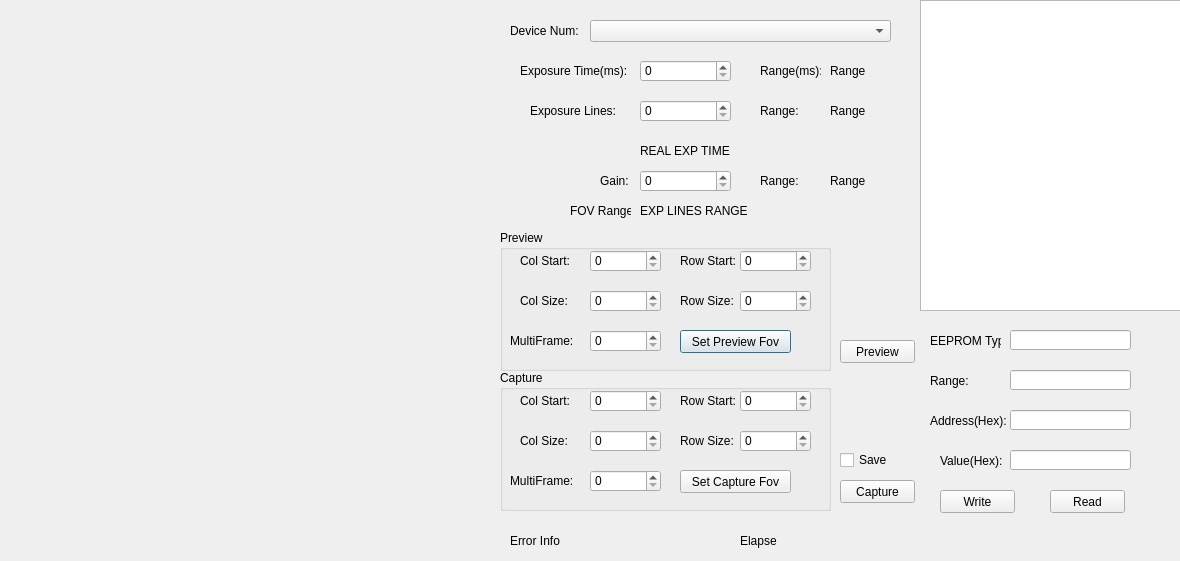
<?xml version="1.0" encoding="UTF-8"?>
<ui version="4.0">
 <class>KSJDemoQT_UserZone</class>
 <widget class="QDialog" name="KSJDemoQT_UserZone">
  <property name="geometry">
   <rect>
    <x>0</x>
    <y>0</y>
    <width>1180</width>
    <height>561</height>
   </rect>
  </property>
  <property name="windowTitle">
   <string>KSJDemoQT</string>
  </property>
  <widget class="QWidget" name="PREVIEWWND_Widget" native="true">
   <property name="geometry">
    <rect>
     <x>-10</x>
     <y>0</y>
     <width>501</width>
     <height>561</height>
    </rect>
   </property>
  </widget>
  <widget class="QLabel" name="DEVICENUM_Label">
   <property name="geometry">
    <rect>
     <x>510</x>
     <y>20</y>
     <width>71</width>
     <height>21</height>
    </rect>
   </property>
   <property name="text">
    <string>Device Num:</string>
   </property>
  </widget>
  <widget class="QComboBox" name="DEVICE_LIST_ComboBox">
   <property name="geometry">
    <rect>
     <x>590</x>
     <y>20</y>
     <width>301</width>
     <height>22</height>
    </rect>
   </property>
  </widget>
  <widget class="QSpinBox" name="ExposureLinesSpinBox">
   <property name="geometry">
    <rect>
     <x>640</x>
     <y>100</y>
     <width>91</width>
     <height>22</height>
    </rect>
   </property>
  </widget>
  <widget class="QSpinBox" name="GainSpinBox">
   <property name="geometry">
    <rect>
     <x>640</x>
     <y>170</y>
     <width>91</width>
     <height>22</height>
    </rect>
   </property>
  </widget>
  <widget class="QLabel" name="label_6">
   <property name="geometry">
    <rect>
     <x>600</x>
     <y>170</y>
     <width>41</width>
     <height>21</height>
    </rect>
   </property>
   <property name="text">
    <string>Gain:</string>
   </property>
  </widget>
  <widget class="QLabel" name="label_7">
   <property name="geometry">
    <rect>
     <x>520</x>
     <y>60</y>
     <width>111</width>
     <height>21</height>
    </rect>
   </property>
   <property name="text">
    <string>Exposure Time(ms):</string>
   </property>
  </widget>
  <widget class="QLabel" name="label_8">
   <property name="geometry">
    <rect>
     <x>530</x>
     <y>100</y>
     <width>91</width>
     <height>21</height>
    </rect>
   </property>
   <property name="text">
    <string>Exposure Lines:</string>
   </property>
  </widget>
  <widget class="QSpinBox" name="ExposureTimeSpinBox">
   <property name="geometry">
    <rect>
     <x>640</x>
     <y>60</y>
     <width>91</width>
     <height>22</height>
    </rect>
   </property>
  </widget>
  <widget class="QLabel" name="label_9">
   <property name="geometry">
    <rect>
     <x>760</x>
     <y>60</y>
     <width>61</width>
     <height>21</height>
    </rect>
   </property>
   <property name="text">
    <string>Range(ms):</string>
   </property>
  </widget>
  <widget class="QLabel" name="label_10">
   <property name="geometry">
    <rect>
     <x>760</x>
     <y>100</y>
     <width>41</width>
     <height>21</height>
    </rect>
   </property>
   <property name="text">
    <string>Range:</string>
   </property>
  </widget>
  <widget class="QLabel" name="label_11">
   <property name="geometry">
    <rect>
     <x>760</x>
     <y>170</y>
     <width>41</width>
     <height>21</height>
    </rect>
   </property>
   <property name="text">
    <string>Range:</string>
   </property>
  </widget>
  <widget class="QLabel" name="EXPOSURE_TIME_RANGE_Label">
   <property name="geometry">
    <rect>
     <x>830</x>
     <y>60</y>
     <width>71</width>
     <height>21</height>
    </rect>
   </property>
   <property name="text">
    <string>Range</string>
   </property>
  </widget>
  <widget class="QLabel" name="EXPOSURE_LINES_RANGE_Label">
   <property name="geometry">
    <rect>
     <x>830</x>
     <y>100</y>
     <width>71</width>
     <height>21</height>
    </rect>
   </property>
   <property name="text">
    <string>Range</string>
   </property>
  </widget>
  <widget class="QLabel" name="GAIN_RANGE_Label">
   <property name="geometry">
    <rect>
     <x>830</x>
     <y>170</y>
     <width>71</width>
     <height>21</height>
    </rect>
   </property>
   <property name="text">
    <string>Range</string>
   </property>
  </widget>
  <widget class="QLabel" name="EXPOSURE_TIME_REAL_Label">
   <property name="geometry">
    <rect>
     <x>640</x>
     <y>140</y>
     <width>201</width>
     <height>21</height>
    </rect>
   </property>
   <property name="text">
    <string>REAL EXP TIME</string>
   </property>
  </widget>
  <widget class="QLabel" name="FOV_RANGE_Label">
   <property name="geometry">
    <rect>
     <x>640</x>
     <y>200</y>
     <width>201</width>
     <height>21</height>
    </rect>
   </property>
   <property name="text">
    <string>EXP LINES RANGE</string>
   </property>
  </widget>
  <widget class="QLabel" name="label_12">
   <property name="geometry">
    <rect>
     <x>570</x>
     <y>200</y>
     <width>61</width>
     <height>21</height>
    </rect>
   </property>
   <property name="text">
    <string>FOV Range:</string>
   </property>
  </widget>
  <widget class="QGroupBox" name="groupBox">
   <property name="geometry">
    <rect>
     <x>500</x>
     <y>230</y>
     <width>331</width>
     <height>141</height>
    </rect>
   </property>
   <property name="title">
    <string>Preview</string>
   </property>
   <widget class="QLabel" name="label">
    <property name="geometry">
     <rect>
      <x>20</x>
      <y>20</y>
      <width>61</width>
      <height>21</height>
     </rect>
    </property>
    <property name="text">
     <string>Col Start:</string>
    </property>
   </widget>
   <widget class="QLabel" name="label_2">
    <property name="geometry">
     <rect>
      <x>180</x>
      <y>20</y>
      <width>61</width>
      <height>21</height>
     </rect>
    </property>
    <property name="text">
     <string>Row Start:</string>
    </property>
   </widget>
   <widget class="QLabel" name="label_3">
    <property name="geometry">
     <rect>
      <x>20</x>
      <y>60</y>
      <width>61</width>
      <height>21</height>
     </rect>
    </property>
    <property name="text">
     <string>Col Size:</string>
    </property>
   </widget>
   <widget class="QLabel" name="label_4">
    <property name="geometry">
     <rect>
      <x>180</x>
      <y>60</y>
      <width>61</width>
      <height>21</height>
     </rect>
    </property>
    <property name="text">
     <string>Row Size:</string>
    </property>
   </widget>
   <widget class="QLabel" name="label_5">
    <property name="geometry">
     <rect>
      <x>10</x>
      <y>100</y>
      <width>71</width>
      <height>21</height>
     </rect>
    </property>
    <property name="text">
     <string>MultiFrame:</string>
    </property>
   </widget>
   <widget class="QPushButton" name="SetPreviewFovButton">
    <property name="geometry">
     <rect>
      <x>180</x>
      <y>100</y>
      <width>111</width>
      <height>23</height>
     </rect>
    </property>
    <property name="text">
     <string>Set Preview Fov</string>
    </property>
   </widget>
   <widget class="QSpinBox" name="PreviewColStartSpinBox">
    <property name="geometry">
     <rect>
      <x>90</x>
      <y>20</y>
      <width>71</width>
      <height>22</height>
     </rect>
    </property>
   </widget>
   <widget class="QSpinBox" name="PreviewColSizeSpinBox">
    <property name="geometry">
     <rect>
      <x>90</x>
      <y>60</y>
      <width>71</width>
      <height>22</height>
     </rect>
    </property>
   </widget>
   <widget class="QSpinBox" name="PreviewRowStartSpinBox">
    <property name="geometry">
     <rect>
      <x>240</x>
      <y>20</y>
      <width>71</width>
      <height>22</height>
     </rect>
    </property>
   </widget>
   <widget class="QSpinBox" name="PreviewRowSizeSpinBox">
    <property name="geometry">
     <rect>
      <x>240</x>
      <y>60</y>
      <width>71</width>
      <height>22</height>
     </rect>
    </property>
   </widget>
   <widget class="QSpinBox" name="PreviewMultiFrameSpinBox">
    <property name="geometry">
     <rect>
      <x>90</x>
      <y>100</y>
      <width>71</width>
      <height>22</height>
     </rect>
    </property>
   </widget>
  </widget>
  <widget class="QGroupBox" name="groupBox_2">
   <property name="geometry">
    <rect>
     <x>500</x>
     <y>370</y>
     <width>331</width>
     <height>141</height>
    </rect>
   </property>
   <property name="title">
    <string>Capture</string>
   </property>
   <widget class="QLabel" name="label_18">
    <property name="geometry">
     <rect>
      <x>20</x>
      <y>20</y>
      <width>61</width>
      <height>21</height>
     </rect>
    </property>
    <property name="text">
     <string>Col Start:</string>
    </property>
   </widget>
   <widget class="QLabel" name="label_19">
    <property name="geometry">
     <rect>
      <x>180</x>
      <y>20</y>
      <width>61</width>
      <height>21</height>
     </rect>
    </property>
    <property name="text">
     <string>Row Start:</string>
    </property>
   </widget>
   <widget class="QLabel" name="label_20">
    <property name="geometry">
     <rect>
      <x>20</x>
      <y>60</y>
      <width>61</width>
      <height>21</height>
     </rect>
    </property>
    <property name="text">
     <string>Col Size:</string>
    </property>
   </widget>
   <widget class="QLabel" name="label_21">
    <property name="geometry">
     <rect>
      <x>180</x>
      <y>60</y>
      <width>61</width>
      <height>21</height>
     </rect>
    </property>
    <property name="text">
     <string>Row Size:</string>
    </property>
   </widget>
   <widget class="QLabel" name="label_22">
    <property name="geometry">
     <rect>
      <x>10</x>
      <y>100</y>
      <width>71</width>
      <height>21</height>
     </rect>
    </property>
    <property name="text">
     <string>MultiFrame:</string>
    </property>
   </widget>
   <widget class="QPushButton" name="SetCaptureFovButton">
    <property name="geometry">
     <rect>
      <x>180</x>
      <y>100</y>
      <width>111</width>
      <height>23</height>
     </rect>
    </property>
    <property name="text">
     <string>Set Capture Fov</string>
    </property>
   </widget>
   <widget class="QSpinBox" name="CaptureColStartSpinBox">
    <property name="geometry">
     <rect>
      <x>90</x>
      <y>20</y>
      <width>71</width>
      <height>22</height>
     </rect>
    </property>
   </widget>
   <widget class="QSpinBox" name="CaptureColSizeSpinBox">
    <property name="geometry">
     <rect>
      <x>90</x>
      <y>60</y>
      <width>71</width>
      <height>22</height>
     </rect>
    </property>
   </widget>
   <widget class="QSpinBox" name="CaptureRowStartSpinBox">
    <property name="geometry">
     <rect>
      <x>240</x>
      <y>20</y>
      <width>71</width>
      <height>22</height>
     </rect>
    </property>
   </widget>
   <widget class="QSpinBox" name="CaptureRowSizeSpinBox">
    <property name="geometry">
     <rect>
      <x>240</x>
      <y>60</y>
      <width>71</width>
      <height>22</height>
     </rect>
    </property>
   </widget>
   <widget class="QSpinBox" name="CaptureMultiFrameSpinBox">
    <property name="geometry">
     <rect>
      <x>90</x>
      <y>100</y>
      <width>71</width>
      <height>22</height>
     </rect>
    </property>
   </widget>
  </widget>
  <widget class="QPushButton" name="PreviewButton">
   <property name="geometry">
    <rect>
     <x>840</x>
     <y>340</y>
     <width>75</width>
     <height>23</height>
    </rect>
   </property>
   <property name="text">
    <string>Preview</string>
   </property>
  </widget>
  <widget class="QPushButton" name="CaptureButton">
   <property name="geometry">
    <rect>
     <x>840</x>
     <y>480</y>
     <width>75</width>
     <height>23</height>
    </rect>
   </property>
   <property name="text">
    <string>Capture</string>
   </property>
  </widget>
  <widget class="QLabel" name="ERROR_INFO_Label">
   <property name="geometry">
    <rect>
     <x>510</x>
     <y>530</y>
     <width>201</width>
     <height>21</height>
    </rect>
   </property>
   <property name="text">
    <string>Error Info</string>
   </property>
  </widget>
  <widget class="QLabel" name="ELAPSE_TIME_Label">
   <property name="geometry">
    <rect>
     <x>740</x>
     <y>530</y>
     <width>121</width>
     <height>21</height>
    </rect>
   </property>
   <property name="text">
    <string>Elapse</string>
   </property>
  </widget>
  <widget class="QTableWidget" name="FunctionTableWidget">
   <property name="geometry">
    <rect>
     <x>920</x>
     <y>0</y>
     <width>261</width>
     <height>311</height>
    </rect>
   </property>
  </widget>
  <widget class="QCheckBox" name="SaveCheckBox">
   <property name="geometry">
    <rect>
     <x>840</x>
     <y>450</y>
     <width>71</width>
     <height>20</height>
    </rect>
   </property>
   <property name="text">
    <string>Save</string>
   </property>
  </widget>
  <widget class="QLabel" name="label_13">
   <property name="geometry">
    <rect>
     <x>930</x>
     <y>330</y>
     <width>71</width>
     <height>21</height>
    </rect>
   </property>
   <property name="text">
    <string>EEPROM Type:</string>
   </property>
  </widget>
  <widget class="QLabel" name="label_14">
   <property name="geometry">
    <rect>
     <x>930</x>
     <y>410</y>
     <width>80</width>
     <height>21</height>
    </rect>
   </property>
   <property name="text">
    <string>Address(Hex):</string>
   </property>
  </widget>
  <widget class="QLineEdit" name="AddressEdit">
   <property name="geometry">
    <rect>
     <x>1010</x>
     <y>410</y>
     <width>121</width>
     <height>20</height>
    </rect>
   </property>
  </widget>
  <widget class="QLabel" name="label_15">
   <property name="geometry">
    <rect>
     <x>940</x>
     <y>450</y>
     <width>71</width>
     <height>21</height>
    </rect>
   </property>
   <property name="text">
    <string>Value(Hex):</string>
   </property>
  </widget>
  <widget class="QLineEdit" name="ValueEdit">
   <property name="geometry">
    <rect>
     <x>1010</x>
     <y>450</y>
     <width>121</width>
     <height>20</height>
    </rect>
   </property>
  </widget>
  <widget class="QPushButton" name="WriteButton">
   <property name="geometry">
    <rect>
     <x>940</x>
     <y>490</y>
     <width>75</width>
     <height>23</height>
    </rect>
   </property>
   <property name="text">
    <string>Write</string>
   </property>
  </widget>
  <widget class="QPushButton" name="ReadButton">
   <property name="geometry">
    <rect>
     <x>1050</x>
     <y>490</y>
     <width>75</width>
     <height>23</height>
    </rect>
   </property>
   <property name="text">
    <string>Read</string>
   </property>
  </widget>
  <widget class="QLineEdit" name="TypeEdit">
   <property name="geometry">
    <rect>
     <x>1010</x>
     <y>330</y>
     <width>121</width>
     <height>20</height>
    </rect>
   </property>
   <property name="readOnly">
    <bool>true</bool>
   </property>
  </widget>
  <widget class="QLabel" name="label_16">
   <property name="geometry">
    <rect>
     <x>930</x>
     <y>370</y>
     <width>71</width>
     <height>21</height>
    </rect>
   </property>
   <property name="text">
    <string>Range:</string>
   </property>
  </widget>
  <widget class="QLineEdit" name="RangeEdit">
   <property name="geometry">
    <rect>
     <x>1010</x>
     <y>370</y>
     <width>121</width>
     <height>20</height>
    </rect>
   </property>
   <property name="readOnly">
    <bool>true</bool>
   </property>
  </widget>
 </widget>
 <resources/>
 <connections/>
</ui>
